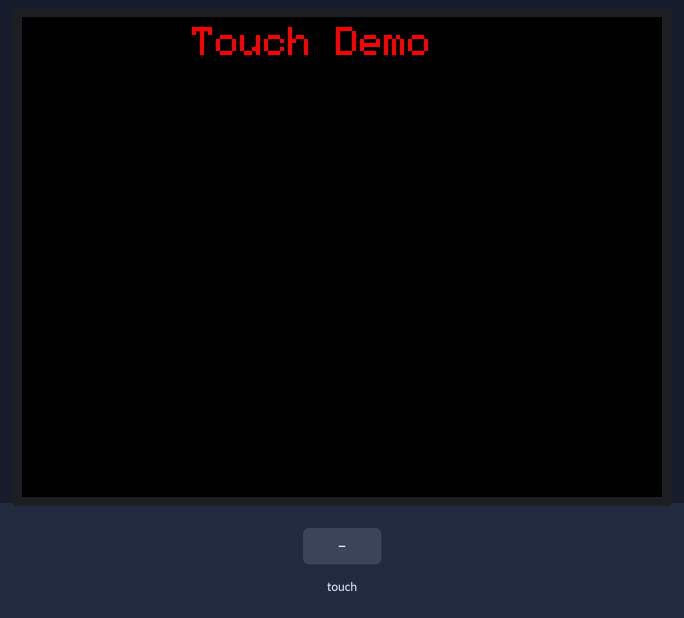
The sketch below on a simulated ESP32. On the bench: 320×240 colour display. The test bench sets the inputs (shaded band). What the sketch prints to the serial monitor is not drawn.

Above: at 1.4 s.
1.5 s: touch panel pressed at 13 % / 10 % of its raw x / y range
3.0 s: touch panel pressed at 38 % / 10 % of its raw x / y range
At 3.7 s:
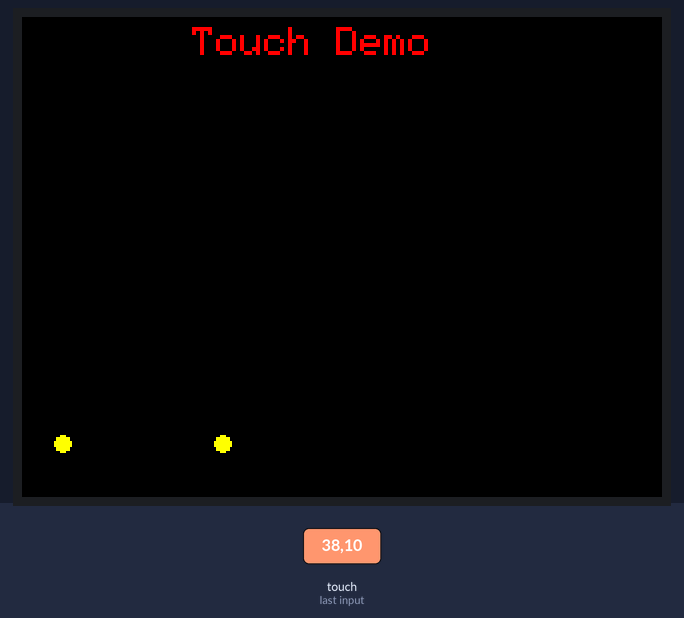
Timing chart, 0 to 6.0 s (numbered marks = the images above; inputs shaded):
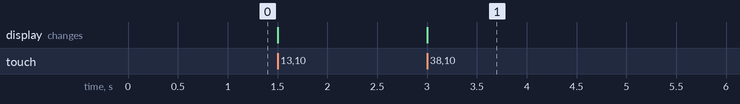

Measured:
- after the input at 3.0 s, the display: changes at once (image 1)

The sketch:

TouchTest_esp32.ino
```cpp
#include "SPI.h"

#include "Adafruit_GFX.h"
#include "Adafruit_ILI9341.h"
#define TFT_DC 17
#define TFT_CS 5
// Use hardware SPI
Adafruit_ILI9341 tft = Adafruit_ILI9341(TFT_CS, TFT_DC);

#include "XPT2046_Touchscreen.h"
#define CS_PIN  15
#define TIRQ_PIN  2
//XPT2046_Touchscreen ts(CS_PIN);  // Param 2 - NULL - No interrupts
//XPT2046_Touchscreen ts(CS_PIN, 255);  // Param 2 - 255 - No interrupts
XPT2046_Touchscreen ts(CS_PIN, TIRQ_PIN);  // Param 2 - Touch IRQ Pin - interrupt enabled polling

void setup() {
  Serial.begin(115200);

  tft.begin();
  tft.setRotation(3);

  ts.begin();
  ts.setRotation(1);

  tft.fillScreen(ILI9341_BLACK);
  tft.setTextColor(ILI9341_RED);
  tft.setTextSize(2);
  tft.setCursor(85,5);
  tft.print("Touch Demo");
  //while (!Serial && (millis() <= 1000));
}

void loop() {
  int radius = 4;
  int x, y;
  if (ts.touched()) {
    TS_Point p = ts.getPoint();
    Serial.print("Pressure = ");
    Serial.print(p.z);
    Serial.print(", x = ");
    x = map(p.x, 430, 3920, 0, 320);
    Serial.print(x);
    //Serial.print(p.x);
    Serial.print(", y = ");
    y = map(p.y, 3850, 200, 0, 240);
    Serial.print(y);
    //Serial.print(p.y);

    tft.fillCircle(x, y, radius, ILI9341_YELLOW);
    delay(30);
    Serial.println();
  }
}
```
